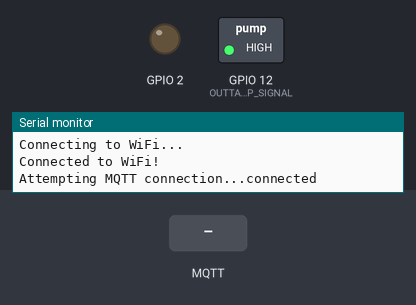
Bench run of a sketch on a simulated ESP8266 (NodeMCU). Shown: switched loads named in the sketch (green lamp = pin HIGH), output pins drawn as LEDs (lit = HIGH), the last lines printed to the serial monitor. Inputs (shaded band) come from the test bench. WiFi joins after 1.5 s; servers stay silent unless stated; random numbers use the default seed unless the sketch sets one; no MQTT or app messages arrive unless stated.

Above: at 4.2 s.
4.3 s: MQTT message "Turn on" arrives on the first subscribed topic
At 6.1 s:
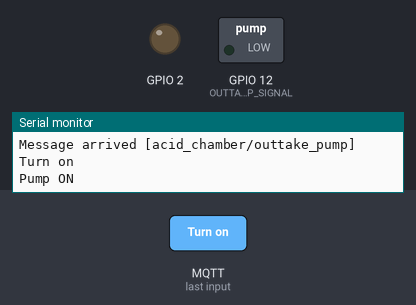
6.5 s: MQTT message "Turn off" arrives on the first subscribed topic
At 7.6 s:
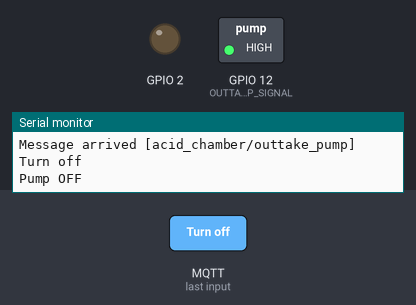
Timing chart, 0 to 9.5 s (numbered marks = the images above; inputs shaded):
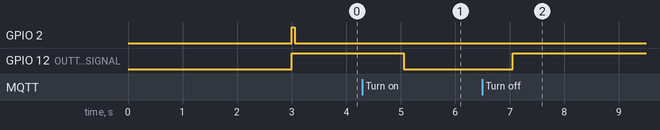

The sketch:

acid_solution.ino
```cpp
#include <ESP8266HTTPClient.h>
#include <WiFiClient.h>
#include <ESP8266WiFi.h>
#include <PubSubClient.h>

//Sensor and Motor Ports
#define OUTTAKE_PUMP_SIGNAL 12 // Represents the Digital Signal responsible for activating the pump

//Broker Information
String broker = "192.168.8.210"; //Broker IP Address
String mqtt_username = "smartmqtt"; //Broker Username
String mqtt_password = "HokieDVE"; //Broker Password
String port = "1883"; //Broker Port Number
WiFiClient espClient; // NodeMCU library to connect to Wifi.
PubSubClient client(espClient); //MQTT Library to publishing and subscribing to topics.
//MQTT Topic information
String topic_outtake_pump = "acid_chamber/outtake_pump";
//WIFI Router Information
const char* ssid = "Testbed-W";
const char* ssid_pass = "HokieDVE";
void setup() {
  // put your setup code here, to run once:
  Serial.begin(115200);
  delay(1000);
  //Connects to Wifi Network
  WiFi.begin(ssid, ssid_pass);
  Serial.println("Connecting to WiFi...");
  //Prints message as long as WiFi is not connected.
  while (WiFi.status() != WL_CONNECTED) {
    delay(1000);
    Serial.println("Connecting to WiFi...");
  }
  Serial.println("Connected to WiFi!");

  pinMode(OUTTAKE_PUMP_SIGNAL, OUTPUT); // Turns PIN 12/D6 into a output configuration where it controls the activation of the water pump
  pinMode(BUILTIN_LED, OUTPUT);     // Initialize the BUILTIN_LED pin as an output
  digitalWrite(OUTTAKE_PUMP_SIGNAL, HIGH); //By default turns off the pumps
  digitalWrite(BUILTIN_LED, LOW);//Turns on NodeMCU LED
}

//Method responsible for processing incoming MQTT messages
void callback(char* topic, byte* payload, unsigned int length) {
  Serial.print("Message arrived [");
  Serial.print(topic); //MQTT Topic that message is received on
  Serial.print("] ");
  //Prints out the content of the message
  for (int i = 0; i < length; i++) {
    Serial.print((char)payload[i]);
  }
  Serial.println();
  //Forumulates MQTT message
  String message;
  for (int i = 0; i < length; i++) {
      message = message + (char) payload[i];
  }
  //Ensures the MQTT topic we receive a message on is of relevance
  if (strcmp(topic, topic_outtake_pump.c_str()) == 0)
  {
    //Checks message to determine appropriate action
    if (message == "Turn on") {
        digitalWrite(OUTTAKE_PUMP_SIGNAL, LOW);   // Turn the water pump on (Note that LOW is the voltage level)
        Serial.println("Pump ON");

      } else if (message == "Turn off"){
        digitalWrite(OUTTAKE_PUMP_SIGNAL, HIGH);  // Turn the water pump off by making the voltage HIGH.
        Serial.println("Pump OFF");
      }
  }

}
//Method responsible for connecting to the MQTT broker
void reconnect() {
  uint16_t converted_port = static_cast<uint16_t>(port.toInt());//MQTT Port number
  IPAddress ip = IPAddress();
  ip.fromString(broker);//MQTT Broker IP address

  client.setServer(ip, converted_port);//Sets config for MQTT Server
  client.setCallback(callback);//Setsm callback method (method responsible for handling incoming MQTT messages)
  // Loop until we're reconnected
  while (!client.connected()) {
    Serial.print("Attempting MQTT connection...");
    // Create a random client ID
    String clientId = "ESP8266Client-";
    clientId += String(random(0xffff), HEX);
    // Attempt to connect to mQTT server
    if (client.connect(clientId.c_str(), mqtt_username.c_str(), mqtt_password.c_str())) {
      Serial.println("connected");
      // Once connected, publish an announcement...
      // ... and resubscribe to topic
      client.subscribe(topic_outtake_pump.c_str());
    } else {
      Serial.print("failed, rc=");
      Serial.print(client.state());
      Serial.println(" try again in 5 seconds");
      // Wait 5 seconds before retrying
      delay(5000);
    }
  }
}

void loop() {
  if (!client.connected()) {
    //Configures LED light to be on only when connected to MQTT broker
    digitalWrite(BUILTIN_LED, HIGH);
    reconnect();
    digitalWrite(BUILTIN_LED, LOW);
  }
  client.loop();//Keeps code alive and continously listens for MQTT messages.
  delay(1000);
}
```

Measured:
- after the input at 4.3 s, GPIO 12 (OUTTAKE_PUMP_SIGNAL): HIGH → LOW after 0.75 s
- after the input at 6.5 s, GPIO 12 (OUTTAKE_PUMP_SIGNAL): LOW → HIGH after 0.56 s
